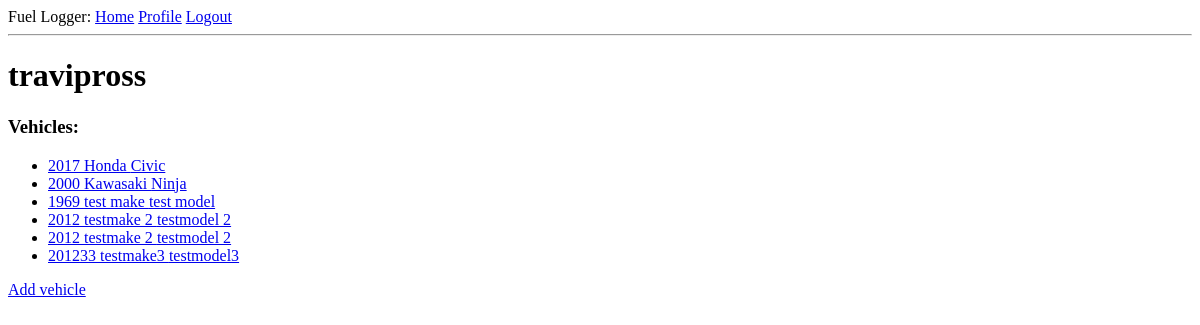
The app's page /users/travipross (signed in), older data.
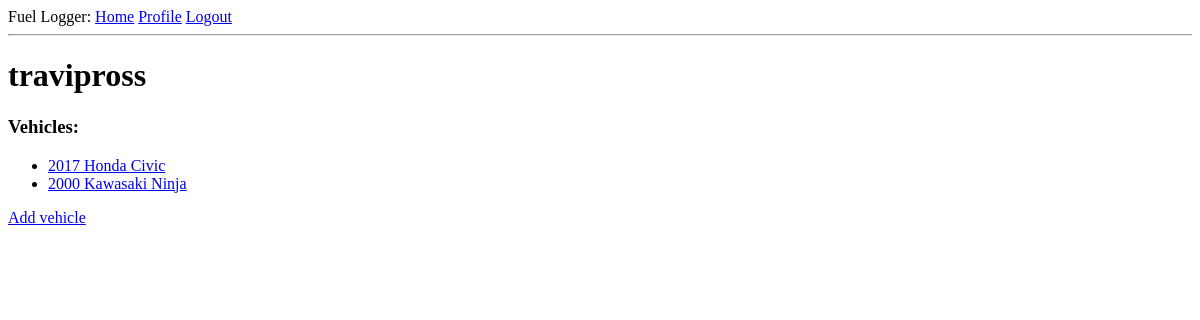
The same page, newer data.
### app/models.py (models this page shows, shortened)
class Vehicle(db.Model):
    id = db.Column(db.Integer, primary_key=True)
    owner_id = db.Column(db.Integer, db.ForeignKey(User.id))
    make = db.Column(db.String, nullable=False)
    model = db.Column(db.String, nullable=False)
    year = db.Column(db.Integer)
    fill_ups = db.relationship('Fillup', backref='vehicle', lazy='dynamic')

### app/routes.py (the view)
@app.route('/users/<username>')
def user(username):
    u = User.query.filter_by(username=username).first_or_404()
    return render_template('user.html', user=u)

### app/models.py (called while the page is built)
@login.user_loader
def load_user(id):
    return User.query.get(int(id))

### app/templates/user.html
{% extends "base.html" %}
{% block content %}
    <h1>
        {{ current_user.username }}
    </h1>
    {% with vehicles = current_user.vehicles %}
    <h3>Vehicles:</h3>
    {% if vehicles %}
    <ul>
        {% for vehicle in vehicles %}
            <li><a href='{{ url_for("vehicle", vehicle_id=vehicle.id) }}'>{{ vehicle.year }} {{ vehicle.make }} {{ vehicle.model }}</a></li>
        {% endfor %}
    </ul>
    {% else %}
        None
    {% endif %}
    {% endwith %}
    <a href='{{ url_for("add_vehicle") }}'>Add vehicle</a>
{% endblock %}

Row changes from the older to the newer data that the page shows:
removed Vehicle: year "1969", make "test make", model "test model"
removed Vehicle: year "2012", make "testmake 2", model "testmodel 2"
removed Vehicle: year "2012", make "testmake 2", model "testmodel 2"
removed Vehicle: year "201233", make "testmake3", model "testmodel3"
